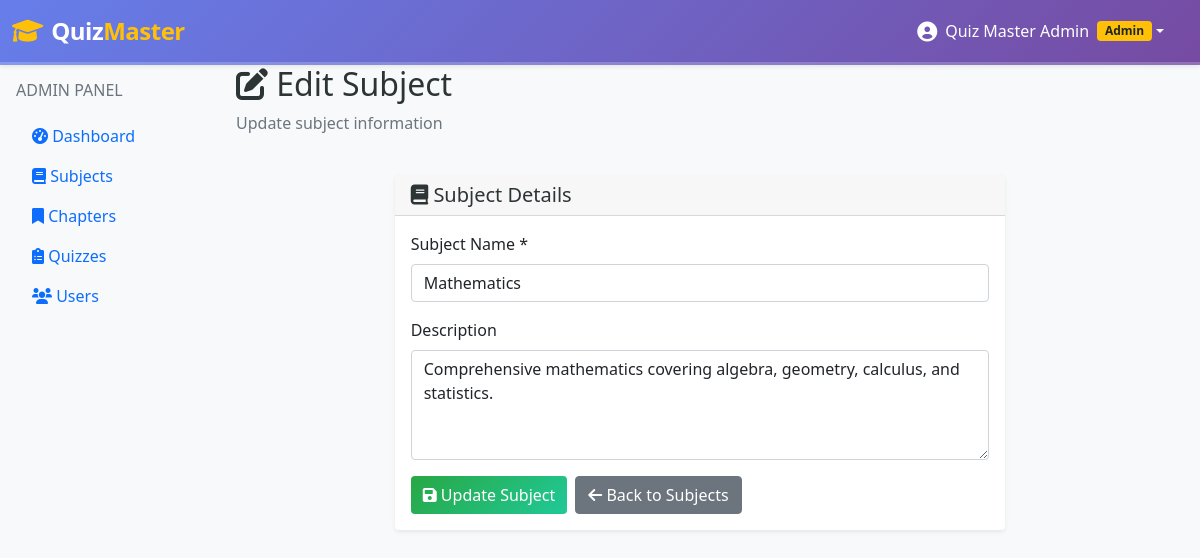
The page /admin/subjects/1/edit (signed in) on the database its author committed.
### models/subject.py (models this page shows, shortened)
class Subject(db.Model):
    id = db.Column(db.Integer, primary_key=True)
    name = db.Column(db.String(100), nullable=False)
    description = db.Column(db.Text)
    created_at = db.Column(db.DateTime, default=datetime.utcnow)
    chapters = db.relationship('Chapter', backref='subject', lazy=True, cascade='all, delete-orphan')

### controllers/admin.py (the view)
    def decorated_function(*args, **kwargs):
        if not is_logged_in() or not is_admin():
            flash('Access denied', 'error')
            return redirect(url_for('auth.login'))
        return f(*args, **kwargs)

### controllers/admin.py (called while the page is built)
def is_logged_in():
    return 'user_id' in session

def is_admin():
    return session.get('is_admin', False)

def admin_required(f):
    def decorated_function(*args, **kwargs):
        if not is_logged_in() or not is_admin():
            flash('Access denied', 'error')
            return redirect(url_for('auth.login'))
        return f(*args, **kwargs)
    decorated_function.__name__ = f.__name__
    return decorated_function

@admin_bp.route('/subjects/<int:subject_id>/edit', methods=['GET', 'POST'])
@admin_required
def edit_subject(subject_id):
    subject = Subject.query.get_or_404(subject_id)
    if request.method == 'POST':
        subject.name = request.form['name']
        subject.description = request.form.get('description', '')
        db.session.commit()
        flash('Subject updated successfully!', 'success')
        return redirect(url_for('admin.subjects'))
    return render_template('admin/edit_subject.html', subject=subject)

### templates/admin/edit_subject.html (shortened to what this page needs)
{% extends "base.html" %}
{% block content %}
<div class="container-fluid">
    <div class="row mb-4">
        <div class="col-12">
            <h2><i class="fas fa-edit"></i> Edit Subject</h2>
            <p class="text-muted">Update subject information</p>
        </div>
    </div>
    <div class="row justify-content-center">
        <div class="col-md-8">
            <div class="card">
                <div class="card-header">
                    <h5 class="mb-0"><i class="fas fa-book"></i> Subject Details</h5>
                </div>
                <div class="card-body">
                    <form method="POST">
                        <div class="mb-3">
                            <label for="name" class="form-label">Subject Name *</label>
                            <input type="text" class="form-control" id="name" name="name"
                                   value="{{ subject.name }}" required>
                        </div>
                        <div class="mb-3">
                            <label for="description" class="form-label">Description</label>
                            <textarea class="form-control" id="description" name="description" rows="4">{{ subject.description or '' }}</textarea>
                        </div>
                        <div class="d-flex gap-2">
                            <button type="submit" class="btn btn-primary">
                                <i class="fas fa-save"></i> Update Subject
                            </button>
                            <a href="{{ url_for('admin.subjects') }}" class="btn btn-secondary">
                                <i class="fas fa-arrow-left"></i> Back to Subjects
                            </a>
                        </div>
                    </form>
                </div>
            </div>
        </div>
    </div>
</div>
{% endblock %}

### static/css/style.css (style rules this page uses)
body { background-color: #f8f9fa; }
.card { border: none; box-shadow: 0 0.125rem 0.25rem rgba(0, 0, 0, 0.075); transition: box-shadow 0.15s ease-in-out; position: relative; z-index: 1; }
* { transition: color 0.3s ease, background-color 0.3s ease, transform 0.3s ease, box-shadow 0.3s ease; }
h1, h2, h3, h4, h5, h6 { color: #2d3436 !important; }
.btn-primary { background: linear-gradient(135deg, #28a745 0%, #20c997 100%); border: none; color: white; }

### rows shown on the page
Subject: name "Mathematics", description "Comprehensive mathematics covering algebra, geometry, calculus, and statistics."

### other values the page prints
{{ session.full_name }} "Quiz Master Admin"
